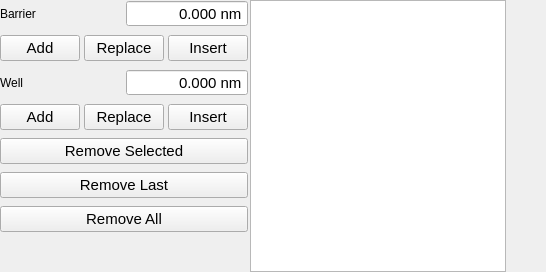
      <widget class="QWidget" name="struct_tab">
       <attribute name="title">
        <string>Structure</string>
       </attribute>
       <layout class="QHBoxLayout" name="horizontalLayout_3">
        <property name="spacing">
         <number>2</number>
        </property>
        <property name="leftMargin">
         <number>0</number>
        </property>
        <property name="topMargin">
         <number>0</number>
        </property>
        <property name="rightMargin">
         <number>0</number>
        </property>
        <property name="bottomMargin">
         <number>0</number>
        </property>
        <item>
         <layout class="QGridLayout" name="gridLayout">
          <property name="horizontalSpacing">
           <number>4</number>
          </property>
          <property name="verticalSpacing">
           <number>8</number>
          </property>
          <item row="2" column="3" colspan="3">
           <widget class="QDoubleSpinBox" name="well_spb">
            <property name="minimumSize">
             <size>
              <width>80</width>
              <height>0</height>
             </size>
            </property>
            <property name="maximumSize">
             <size>
              <width>200</width>
              <height>50</height>
             </size>
            </property>
            <property name="font">
             <font>
              <pointsize>11</pointsize>
             </font>
            </property>
            <property name="alignment">
             <set>Qt::AlignRight|Qt::AlignTrailing|Qt::AlignVCenter</set>
            </property>
            <property name="buttonSymbols">
             <enum>QAbstractSpinBox::NoButtons</enum>
            </property>
            <property name="suffix">
             <string> nm</string>
            </property>
            <property name="decimals">
             <number>3</number>
            </property>
            <property name="maximum">
             <double>1000.000000000000000</double>
            </property>
            <property name="singleStep">
             <double>0.100000000000000</double>
            </property>
           </widget>
          </item>
          <item row="2" column="0" colspan="3">
           <widget class="QLabel" name="well_lbl">
            <property name="text">
             <string>Well</string>
            </property>
           </widget>
          </item>
          <item row="1" column="0" colspan="2">
           <widget class="QPushButton" name="add_barrier_btn">
            <property name="maximumSize">
             <size>
              <width>200</width>
              <height>16777215</height>
             </size>
            </property>
            <property name="font">
             <font>
              <pointsize>11</pointsize>
             </font>
            </property>
            <property name="text">
             <string>Add</string>
            </property>
           </widget>
          </item>
          <item row="4" column="0" colspan="6">
           <widget class="QPushButton" name="remove_selected_btn">
            <property name="minimumSize">
             <size>
              <width>130</width>
              <height>0</height>
             </size>
            </property>
            <property name="maximumSize">
             <size>
              <width>500</width>
              <height>50</height>
             </size>
            </property>
            <property name="font">
             <font>
              <pointsize>11</pointsize>
             </font>
            </property>
            <property name="text">
             <string>Remove Selected</string>
            </property>
           </widget>
          </item>
          <item row="5" column="0" colspan="6">
           <widget class="QPushButton" name="remove_last_btn">
            <property name="minimumSize">
             <size>
              <width>130</width>
              <height>0</height>
             </size>
            </property>
            <property name="maximumSize">
             <size>
              <width>500</width>
              <height>50</height>
             </size>
            </property>
            <property name="font">
             <font>
              <pointsize>11</pointsize>
             </font>
            </property>
            <property name="text">
             <string>Remove Last</string>
            </property>
           </widget>
          </item>
          <item row="3" column="4" colspan="2">
           <widget class="QPushButton" name="insert_well_btn">
            <property name="maximumSize">
             <size>
              <width>200</width>
              <height>16777215</height>
             </size>
            </property>
            <property name="font">
             <font>
              <pointsize>11</pointsize>
             </font>
            </property>
            <property name="text">
             <string>Insert</string>
            </property>
           </widget>
          </item>
          <item row="3" column="0" colspan="2">
           <widget class="QPushButton" name="add_well_btn">
            <property name="maximumSize">
             <size>
              <width>200</width>
              <height>16777215</height>
             </size>
            </property>
            <property name="font">
             <font>
              <pointsize>11</pointsize>
             </font>
            </property>
            <property name="text">
             <string>Add</string>
            </property>
           </widget>
          </item>
          <item row="6" column="0" colspan="6">
           <widget class="QPushButton" name="remove_all_btn">
            <property name="sizePolicy">
             <sizepolicy hsizetype="Minimum" vsizetype="Minimum">
              <horstretch>0</horstretch>
              <verstretch>0</verstretch>
             </sizepolicy>
            </property>
            <property name="minimumSize">
             <size>
              <width>130</width>
              <height>0</height>
             </size>
            </property>
            <property name="maximumSize">
             <size>
              <width>500</width>
              <height>50</height>
             </size>
            </property>
            <property name="font">
             <font>
              <pointsize>11</pointsize>
             </font>
            </property>
            <property name="text">
             <string>Remove All</string>
            </property>
           </widget>
          </item>
          <item row="1" column="4" colspan="2">
           <widget class="QPushButton" name="insert_barrier_btn">
            <property name="maximumSize">
             <size>
              <width>200</width>
              <height>16777215</height>
             </size>
            </property>
            <property name="font">
             <font>
              <pointsize>11</pointsize>
             </font>
            </property>
            <property name="text">
             <string>Insert</string>
            </property>
           </widget>
          </item>
          <item row="1" column="2" colspan="2">
           <widget class="QPushButton" name="replace_barrier_btn">
            <property name="maximumSize">
             <size>
              <width>200</width>
              <height>16777215</height>
             </size>
            </property>
            <property name="font">
             <font>
              <pointsize>11</pointsize>
             </font>
            </property>
            <property name="text">
             <string>Replace</string>
            </property>
           </widget>
          </item>
          <item row="3" column="2" colspan="2">
           <widget class="QPushButton" name="replace_well_btn">
            <property name="maximumSize">
             <size>
              <width>200</width>
              <height>16777215</height>
             </size>
            </property>
            <property name="font">
             <font>
              <pointsize>11</pointsize>
             </font>
            </property>
            <property name="text">
             <string>Replace</string>
            </property>
           </widget>
          </item>
          <item row="0" column="0" colspan="3">
           <widget class="QLabel" name="barrier_lbl">
            <property name="text">
             <string>Barrier</string>
            </property>
           </widget>
          </item>
          <item row="0" column="3" colspan="3">
           <widget class="QDoubleSpinBox" name="barrier_spb">
            <property name="minimumSize">
             <size>
              <width>80</width>
              <height>0</height>
             </size>
            </property>
            <property name="maximumSize">
             <size>
              <width>200</width>
              <height>50</height>
             </size>
            </property>
            <property name="font">
             <font>
              <pointsize>11</pointsize>
             </font>
            </property>
            <property name="alignment">
             <set>Qt::AlignRight|Qt::AlignTrailing|Qt::AlignVCenter</set>
            </property>
            <property name="buttonSymbols">
             <enum>QAbstractSpinBox::NoButtons</enum>
            </property>
            <property name="suffix">
             <string> nm</string>
            </property>
            <property name="decimals">
             <number>3</number>
            </property>
            <property name="maximum">
             <double>1000.000000000000000</double>
            </property>
            <property name="singleStep">
             <double>0.100000000000000</double>
            </property>
           </widget>
          </item>
          <item row="7" column="0" colspan="6">
           <spacer name="verticalSpacer_4">
            <property name="orientation">
             <enum>Qt::Vertical</enum>
            </property>
            <property name="sizeHint" stdset="0">
             <size>
              <width>20</width>
              <height>40</height>
             </size>
            </property>
           </spacer>
          </item>
         </layout>
        </item>
        <item>
         <widget class="QTableWidget" name="struct_table"/>
        </item>
        <item>
         <spacer name="horizontalSpacer">
          <property name="orientation">
           <enum>Qt::Horizontal</enum>
          </property>
          <property name="sizeHint" stdset="0">
           <size>
            <width>40</width>
            <height>20</height>
           </size>
          </property>
         </spacer>
        </item>
       </layout>
      </widget>
